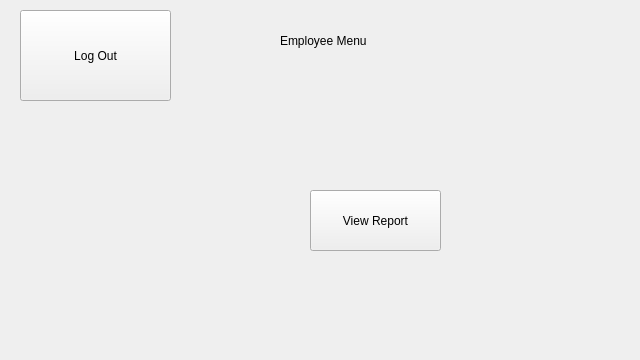
<?xml version="1.0" encoding="UTF-8"?>
<ui version="4.0">
 <class>EmployeeMenu</class>
 <widget class="QWidget" name="EmployeeMenu">
  <property name="geometry">
   <rect>
    <x>0</x>
    <y>0</y>
    <width>640</width>
    <height>360</height>
   </rect>
  </property>
  <property name="windowTitle">
   <string>Form</string>
  </property>
  <widget class="QLabel" name="EmployeeMenuLabel">
   <property name="geometry">
    <rect>
     <x>280</x>
     <y>30</y>
     <width>121</width>
     <height>21</height>
    </rect>
   </property>
   <property name="text">
    <string>Employee Menu</string>
   </property>
  </widget>
  <widget class="QPushButton" name="LogOutButton">
   <property name="geometry">
    <rect>
     <x>20</x>
     <y>10</y>
     <width>151</width>
     <height>91</height>
    </rect>
   </property>
   <property name="text">
    <string>Log Out</string>
   </property>
  </widget>
  <widget class="QPushButton" name="ViewReportButton">
   <property name="geometry">
    <rect>
     <x>310</x>
     <y>190</y>
     <width>131</width>
     <height>61</height>
    </rect>
   </property>
   <property name="text">
    <string>View Report</string>
   </property>
  </widget>
 </widget>
 <resources/>
 <connections/>
</ui>
